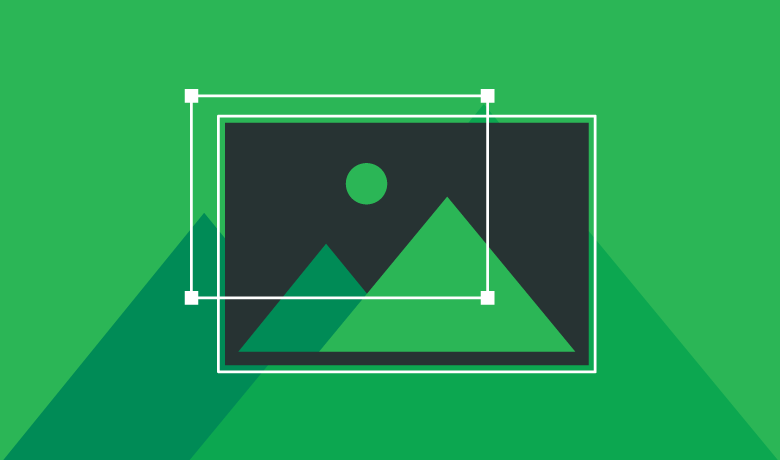
#> input picture Tutorials/Assets/image.jpeg, 780 x 460 px, found by its file name
$ jupyter execute Tutorial_1.ipynb
#> lines starting #> are read from the running program, lines starting #| are printed output that depends on the picture
# OpenCV Tutorial 1

## Importing Image

v2 can open jpg and png and possibly svg files
<br>By default cv2 is going to load your image in BGR colour pallete
<br>All we do is need to tell python where the image is located and format we want it in
<br>We can choose between greyscale, regular coloured image, without considering transparency

[cell 1]
import cv2
img = cv2.imread('assets/image.jpeg', 0)     # this is loading the image
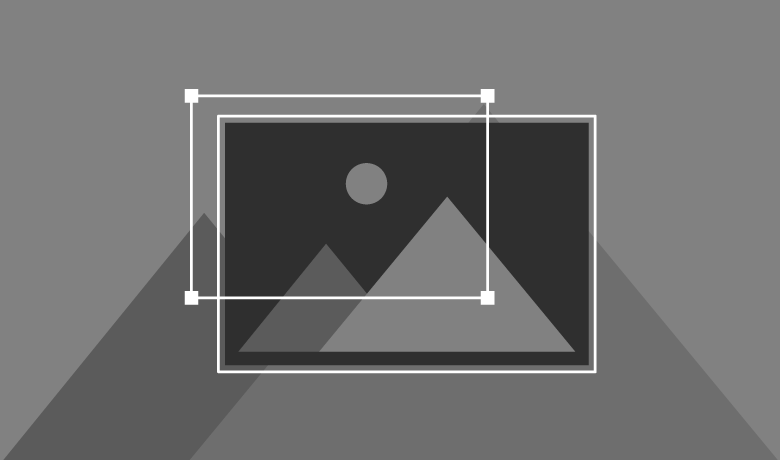
#> img: shape (460, 780); min 47, max 255, mean 111.1

"""
cv2.IMREAD_COLOUR (-1) # loads a colour image, any transparency will be neglected
cv2.IMREAD_GREYSCALE (0) # loads an image in grey scale mode
cv2.IMREAD_UNCHANGED (1) # loads an image as such including alpha channel (if it has transparency it will honour that)
"""

## Displaying Image

[cell 2]
# this is the code for showing the image, all we need to do is input the name of the image
cv2.imshow('image',img)

img = cv2.resize(img, (400, 400))
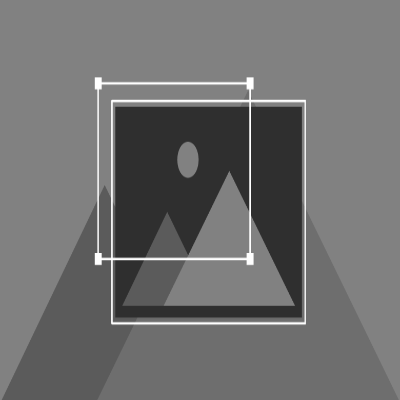
#> img: shape (400, 400); min 47, max 255, mean 111.2

cv2.waitKey(10)
# this is used to wait 10s or wait for a key to be pressed (whatever happens first) and then remove the picture
# if we set it to 0 then it will wait infinitely until a key is pressed
cv2.destroyAllWindows()
# this will destroy the image pop up
